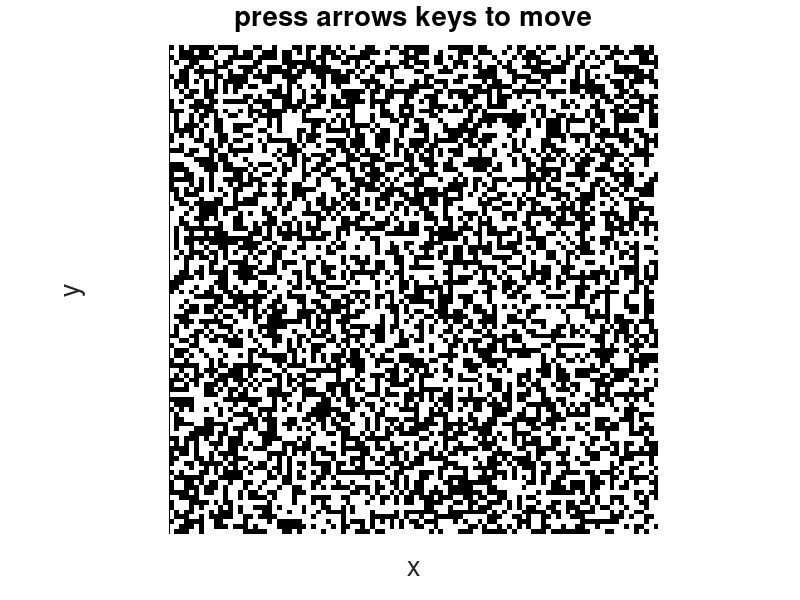

MATLAB code for this plot:
function generateTestMazes
%TODO:  generate a maze
%TODO:  place N robots and N/2 targets
%TODO: try to solve the problem
close all
format compact

%global FrameCount MOVIE_NAME MAKE_MOVIE
MAKE_MOVIE = 0; % if 1, records png images to make into a movie
MOVIE_NAME = 'massive3dManipulateChair';
%ffmpeg -r 30 -f image2 -i img/massive3dManipulateChair.png -b 24000k -r 30 massive3dManipulateChair.mp4
FrameCount = 0;
set(0,'defaultaxesfontsize',18);
set(0,'defaulttextfontsize',18);
n = 100; %grid size
N = 5; %number of robots


G.obstacle_pos = randi(2,n)-1
G.colormap = [  1,1,1; %Empty = white
    0,0,0; %obstacle
    ];
colormap(G.colormap)
%G.obstacle_pos = ones(n,n);
% %seed value for the maze
% G.obstacle_pos(randi(n),randi(n)) = 0;
% ind = find(G.obstacle_pos == 0);
% while( 2*numel(ind) < n^2)
%     seed = ind(randi(numel(ind)));
%     newdir =randi(4);
%      %   1
%      %2     3
%     %    4
%     if newdir ==1 && seed-1 > 0
%         G.obstacle_pos(seed-1) = 0;
%     elseif newdir ==2 && seed-n > 0
%         G.obstacle_pos(seed-n) = 0;
%     elseif newdir ==3 && seed+n < n^2
%         G.obstacle_pos(seed+n) = 0;
%     elseif newdir ==4 && seed+1 < n^2
%         G.obstacle_pos(seed+1) = 0;
%     end
%     ind = find(G.obstacle_pos == 0);
% end

f1 = figure(1);
G.axis=imagesc(G.obstacle_pos);
set(gca,'box','off','xTick',[],'ytick',[],'ydir','normal','Visible','off');
%set(G.axis,'edgealpha',.08)
axis equal
axis tight
G.title = title('press arrows keys to move');

hold on



axis equal

set(gca,'XGrid','on','YGrid','on')
xlabel('x')
ylabel('y')
set(f1 ,'color',[1,1,1]);
set(f1 ,'KeyPressFcn',@keyhandler,'Name','Massive Control 3D');


    function keyhandler(src,evnt) %#ok<INUSL>
        moveto(evnt.Key)
    end

    function moveto(key)
        % Maps keypresses to moving pixels
        step = [0,0,0];
        if strcmp(key,'leftarrow') || strcmp(key,'-x') %-x
            RobotPts = sortrows(RobotPts,1);
            step = -[1,0];
        elseif strcmp(key,'rightarrow')|| strcmp(key,'+x') %+x
            RobotPts = sortrows(RobotPts,-1);
            step = [1,0];
        elseif strcmp(key,'uparrow')|| strcmp(key,'+y') %+y
            RobotPts = sortrows(RobotPts,-2);
            step = [0,1];
        elseif strcmp(key,'downarrow')|| strcmp(key,'-y') %-y
            RobotPts = sortrows(RobotPts,2);
            step = -[0,1];
        end
        % implement the move on every robot
        for ni = 1:size(RobotPts,1)
            desVal = RobotPts(ni,1:3)+step;
            if  ~ismember(desVal,RobotPts(:,1:3),'rows') && ~ismember(desVal,PillarPts(:,1:3),'rows')...
                    && ~any(desVal<=[aXmin,aYmin,aZmin])&& ~any(desVal>=[aXmax,aYmax,aZmax])
                RobotPts(ni,1:2) = desVal;
            end
        end
        %update the drawing
        updateDrawing
    end

    function updateDrawing
        %global FrameCount MOVIE_NAME MAKE_MOVIE G
        set(f1, 'position',[-98          57        1774         965]);
        drawnow
        if(MAKE_MOVIE)
            FrameCount=FrameCount+1;
            fname = sprintf('img/%s%06d.png',MOVIE_NAME,FrameCount);
            lighting phong
            %set(gcf,'Renderer','zbuffer')
            %            lighting gouraud
            % set(gcf,'Renderer','OpenGL')
            F = getframe_nosteal_focus; %getframe;
            imwrite(F.cdata, fname,'png');
            while(FrameCount < 10)
                updateDrawing
            end
            F = 1;
            %clear F
        end
    end
end

